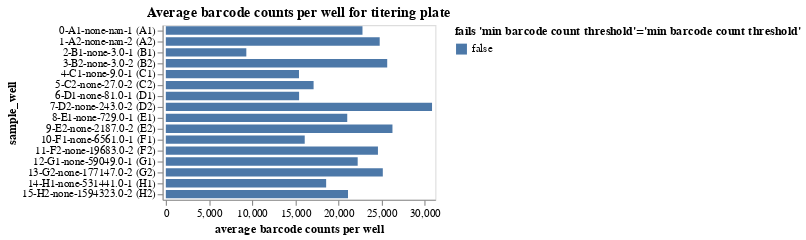

The notebook cell saved with this chart:
### Markdown cell above
Plot average counts per barcode.
If a sample has inadequate barcode counts, it may not have good enough statistics for accurate analysis, and a QC-threshold is applied:

### Code cell
avg_barcode_counts = (
    counts.groupby(
        ["well", "sample_well"],
        dropna=False,
        as_index=False,
    )
    .aggregate(avg_count=pd.NamedAgg("count", "mean"))
    .assign(
        fails_qc=lambda x: (
            x["avg_count"] < 500
        ),
    )
)

avg_barcode_counts_chart = (
    alt.Chart(avg_barcode_counts)
    .encode(
        alt.X(
            "avg_count",
            title="average barcode counts per well",
            scale=alt.Scale(nice=False, padding=3),
        ),
        alt.Y("sample_well", sort=sample_wells),
        alt.Color(
            "fails_qc",
            title=f"fails {'min barcode count threshold'=}",
            legend=alt.Legend(titleLimit=500),
        ),
        tooltip=[
            alt.Tooltip(c, format=".3g") if avg_barcode_counts[c].dtype == float else c
            for c in avg_barcode_counts.columns
        ],
    )
    .mark_bar(height={"band": 0.85})
    .properties(
        height=alt.Step(10),
        width=250,
        title=f"Average barcode counts per well for titering plate",
    )
    .configure_axis(grid=False)
)

display(avg_barcode_counts_chart)

# drop wells failing QC
avg_barcode_counts_per_well_drops = list(avg_barcode_counts.query("fails_qc")["well"])

### Figure 1 — Vega-Lite specification as saved in the notebook (floating-point values rounded to 4 significant figures)
{"config": {"view": {"continuousWidth": 300, "continuousHeight": 300}, "axis": {"grid": false}}, "data": {"name": "data-569c8c8c212102583265d60348f8d9e1"}, "mark": {"type": "bar", "height": {"band": 0.85}}, "encoding": {"color": {"field": "fails_qc", "legend": {"titleLimit": 500}, "title": "fails 'min barcode count threshold'='min barcode count threshold'", "type": "nominal"}, "tooltip": [{"field": "well", "type": "nominal"}, {"field": "sample_well", "type": "nominal"}, {"field": "avg_count", "format": ".3g", "type": "quantitative"}, {"field": "fails_qc", "type": "nominal"}], "x": {"field": "avg_count", "scale": {"nice": false, "padding": 3}, "title": "average barcode counts per well", "type": "quantitative"}, "y": {"field": "sample_well", "sort": ["none (B1)", "none (B1)", "none (B1)", "none (B1)", "none (B2)", "none (B2)", "none (B2)", "none (B2)", "none (C1)", "none (C1)", "none (C1)", "none (C1)", "none (C2)", "none (C2)", "none (C2)", "none (C2)", "none (D1)", "none (D1)", "none (D1)", "none (D1)", "none (D2)", "none (D2)", "none (D2)", "none (D2)", "none (E1)", "none (E1)", "none (E1)", "none (E1)", "none (E2)", "none (E2)", "none (E2)", "none (E2)", "none (F1)", "none (F1)", "none (F1)", "none (F1)", "none (F2)", "none (F2)", "none (F2)", "none (F2)", "none (G1)", "none (G1)", "none (G1)", "none (G1)", "none (G2)", "none (G2)", "none (G2)", "none (G2)", "none (H1)", "none (H1)", "none (H1)", "none (H1)", "none (H2)", "none (H2)", "none (H2)", "none (H2)", "none (A1)", "none (A1)", "none (A1)", "none (A1)", "none (A2)", "none (A2)", "none (A2)", "none (A2)"], "type": "nominal"}}, "height": {"step": 10}, "title": "Average barcode counts per well for titering plate", "width": 250, "$schema": "https://vega.github.io/schema/vega-lite/v5.16.3.json", "datasets": {"data-569c8c8c212102583265d60348f8d9e1": [{"well": "A1", "sample_well": "0-A1-none-nan-1 (A1)", "avg_count": 22790.0, "fails_qc": false}, {"well": "A2", "sample_well": "1-A2-none-nan-2 (A2)", "avg_count": 24790.0, "fails_qc": false}, {"well": "B1", "sample_well": "2-B1-none-3.0-1 (B1)", "avg_count": 9330.0, "fails_qc": false}, {"well": "B2", "sample_well": "3-B2-none-3.0-2 (B2)", "avg_count": 25660.0, "fails_qc": false}, {"well": "C1", "sample_well": "4-C1-none-9.0-1 (C1)", "avg_count": 15430.0, "fails_qc": false}, {"well": "C2", "sample_well": "5-C2-none-27.0-2 (C2)", "avg_count": 17130.0, "fails_qc": false}, {"well": "D1", "sample_well": "6-D1-none-81.0-1 (D1)", "avg_count": 15440.0, "fails_qc": false}, {"well": "D2", "sample_well": "7-D2-none-243.0-2 (D2)", "avg_count": 30850.0, "fails_qc": false}, {"well": "E1", "sample_well": "8-E1-none-729.0-1 (E1)", "avg_count": 21030.0, "fails_qc": false}, {"well": "E2", "sample_well": "9-E2-none-2187.0-2 (E2)", "avg_count": 26270.0, "fails_qc": false}, {"well": "F1", "sample_well": "10-F1-none-6561.0-1 (F1)", "avg_count": 16100.0, "fails_qc": false}, {"well": "F2", "sample_well": "11-F2-none-19683.0-2 (F2)", "avg_count": 24580.0, "fails_qc": false}, {"well": "G1", "sample_well": "12-G1-none-59049.0-1 (G1)", "avg_count": 22240.0, "fails_qc": false}, {"well": "G2", "sample_well": "13-G2-none-177147.0-2 (G2)", "avg_count": 25150.0, "fails_qc": false}, {"well": "H1", "sample_well": "14-H1-none-531441.0-1 (H1)", "avg_count": 18580.0, "fails_qc": false}, {"well": "H2", "sample_well": "15-H2-none-1594323.0-2 (H2)", "avg_count": 21110.0, "fails_qc": false}]}}
